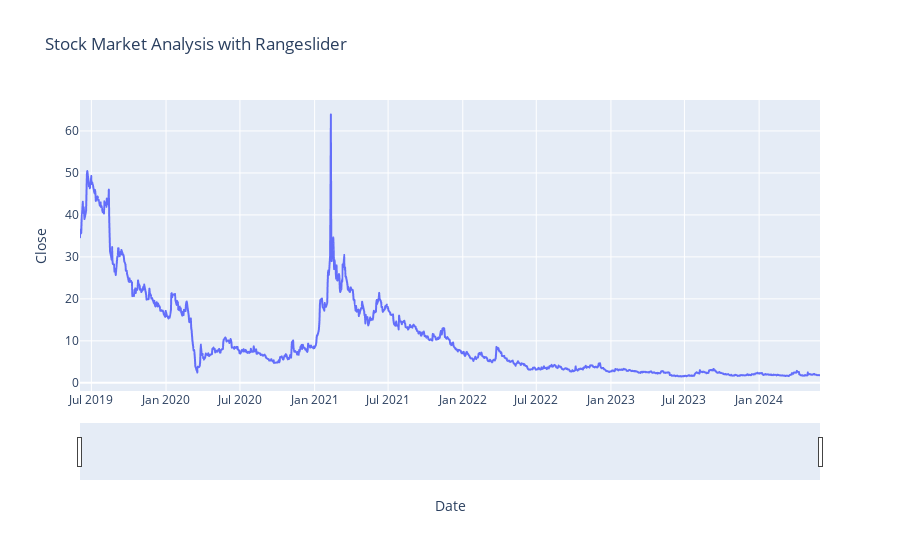

Notebook code for this chart:
### Markdown cell above
### Line chart with Range slider

### Code cell
line_chart_slider = px.line(data,
                            x = 'Date',
                            y = 'Close',
                            title = 'Stock Market Analysis with Rangeslider')
line_chart_slider.update_xaxes(rangeslider_visible = True)
line_chart_slider.show()

### Figure 1 — Plotly figure (JSON) as saved in the notebook; plotly's stock layout.template omitted (floating-point values rounded to 4 significant figures; data arrays with more than 128 entries replaced by an {"elided": "..."} marker saying what was removed)
{"data": [{"hovertemplate": "Date=%{x}<br>Close=%{y}<extra></extra>", "legendgroup": "", "line": {"color": "#636efa", "dash": "solid"}, "marker": {"symbol": "circle"}, "mode": "lines", "name": "", "showlegend": false, "type": "scattergl", "x": {"elided": "1258 str values"}, "xaxis": "x", "y": {"elided": "1258 float values"}, "yaxis": "y"}], "layout": {"autosize": true, "legend": {"tracegroupgap": 0}, "title": {"text": "Stock Market Analysis with Rangeslider"}, "xaxis": {"anchor": "y", "autorange": true, "domain": [0, 1], "range": ["2019-06-03", "2024-05-30"], "rangeslider": {"autorange": true, "range": ["2019-06-03", "2024-05-30"], "visible": true, "yaxis": {"_template": null, "rangemode": "match"}}, "title": {"text": "Date"}, "type": "date"}, "yaxis": {"anchor": "x", "autorange": true, "domain": [0, 1], "range": [-1.946, 67.38], "title": {"text": "Close"}, "type": "linear"}}}
